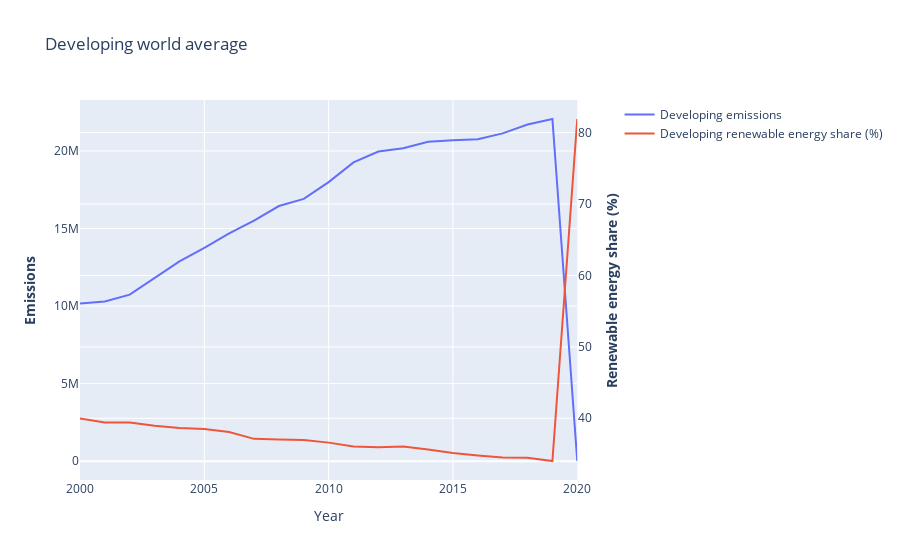

Write notebook code for a chart like this one.
### Code cell
developing_data = df[(df['Element'] == "Emissions (CO2)") & (df['Item'] == "All sectors without LULUCF") & (~df['Area'].isin(developed_countries))].drop(columns=['Item', 'Element', 'Unit','Entity', 'Access to electricity (% of population)','Access to clean fuels for cooking','Renewable-electricity-generating-capacity-per-capita','Financial flows to developing countries (US $)','Electricity from fossil fuels (TWh)', 'Electricity from nuclear (TWh)','Electricity from renewables (TWh)','Low-carbon electricity (% electricity)','Primary energy consumption per capita (kWh/person)','Energy intensity level of primary energy (MJ/$2017 PPP GDP)','Value_co2_emissions_kt_by_country','Renewables (% equivalent primary energy)', 'gdp_growth','gdp_per_capita', 'Density\\n(P/Km2)', 'Land Area(Km2)', 'Latitude','Longitude']).dropna()
developing_means = pd.concat([developing_data['Renewable energy share in the total final energy consumption (%)'].groupby(developing_data['Year']).mean(), developing_data['Emission'].groupby(developing_data['Year']).sum()], axis=1)

import plotly.graph_objects as go
from plotly.subplots import make_subplots

# Create figure with secondary y-axis
fig = make_subplots(specs=[[{"secondary_y": True}]])

# Add traces
fig.add_trace(
    go.Scatter(x=developing_means.index, y=developing_means['Emission'], name="Developing emissions"),
    secondary_y=False,
)

fig.add_trace(
    go.Scatter(x=developing_means.index, y=developing_means['Renewable energy share in the total final energy consumption (%)'], name="Developing renewable energy share (%)"),
    secondary_y=True,
)

# Add figure title
fig.update_layout(
    title_text="Developing world average"
)

# Set x-axis title
fig.update_xaxes(title_text="Year")

# Set y-axes titles
fig.update_yaxes(title_text="<b>Emissions</b>", secondary_y=False)
fig.update_yaxes(title_text="<b>Renewable energy share (%)</b>", secondary_y=True)

fig.show()

### Figure 1 — Plotly figure (JSON) as saved in the notebook; plotly's stock layout.template omitted (floating-point values rounded to 4 significant figures)
{"data": [{"name": "Developing emissions", "type": "scatter", "x": [2000, 2001, 2002, 2003, 2004, 2005, 2006, 2007, 2008, 2009, 2010, 2011, 2012, 2013, 2014, 2015, 2016, 2017, 2018, 2019, 2020], "xaxis": "x", "y": [10160000.0, 10300000.0, 10730000.0, 11810000.0, 12880000.0, 13760000.0, 14680000.0, 15510000.0, 16450000.0, 16910000.0, 17990000.0, 19270000.0, 19960000.0, 20180000.0, 20590000.0, 20690000.0, 20760000.0, 21140000.0, 21710000.0, 22060000.0, 10054], "yaxis": "y"}, {"name": "Developing renewable energy share (%)", "type": "scatter", "x": [2000, 2001, 2002, 2003, 2004, 2005, 2006, 2007, 2008, 2009, 2010, 2011, 2012, 2013, 2014, 2015, 2016, 2017, 2018, 2019, 2020], "xaxis": "x", "y": [39.96, 39.43, 39.4, 38.94, 38.63, 38.49, 38.09, 37.12, 37.04, 36.94, 36.59, 36.06, 35.96, 36.04, 35.62, 35.15, 34.79, 34.5, 34.47, 34.02, 81.9], "yaxis": "y2"}], "layout": {"title": {"text": "Developing world average"}, "xaxis": {"anchor": "y", "domain": [0, 0.94], "title": {"text": "Year"}}, "yaxis": {"anchor": "x", "domain": [0, 1], "title": {"text": "<b>Emissions</b>"}}, "yaxis2": {"anchor": "x", "overlaying": "y", "side": "right", "title": {"text": "<b>Renewable energy share (%)</b>"}}}}
